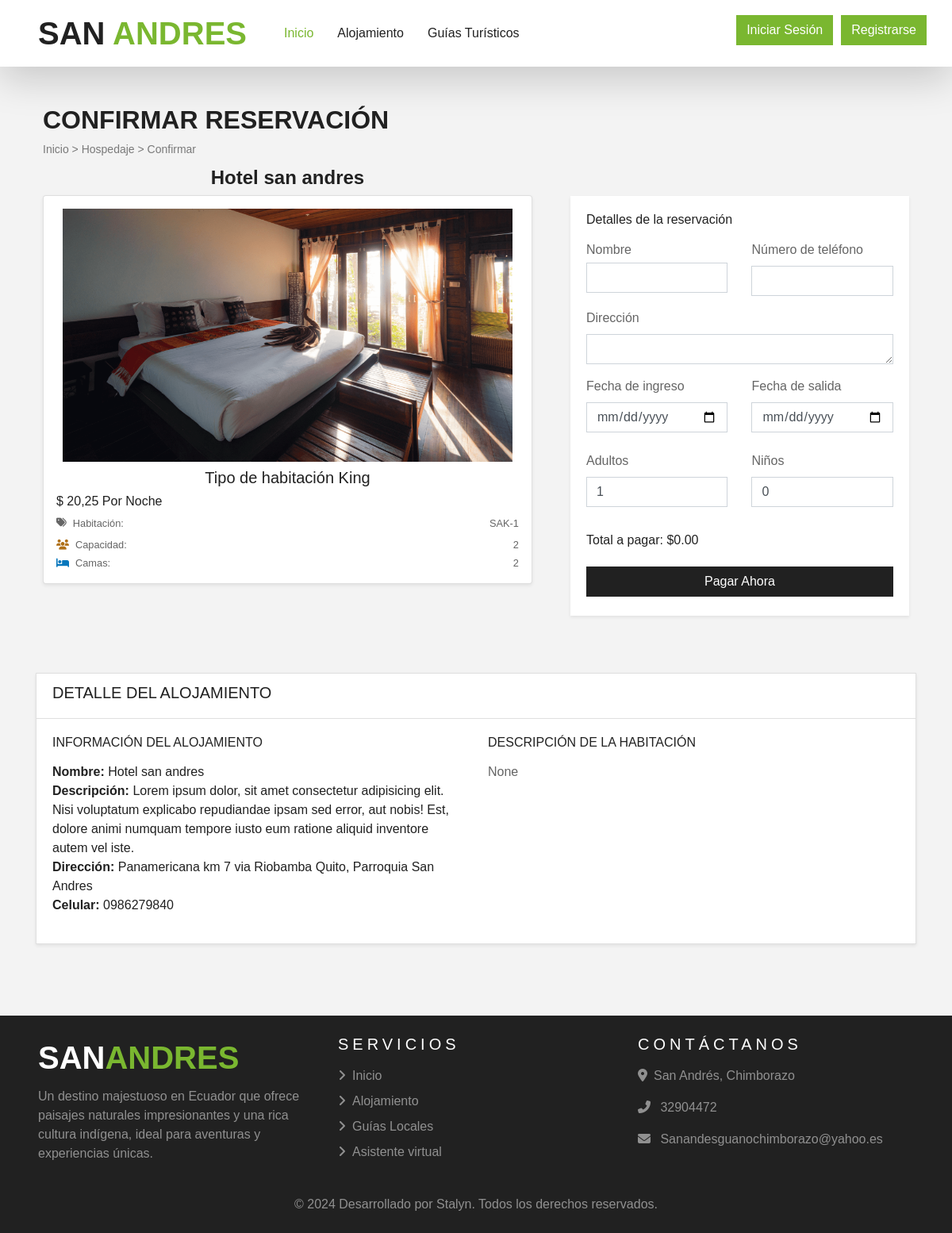
Before: /reservacion/mi-reserva/?habitacion_id=2&num_habitacion=SAK-1 with the older database file.
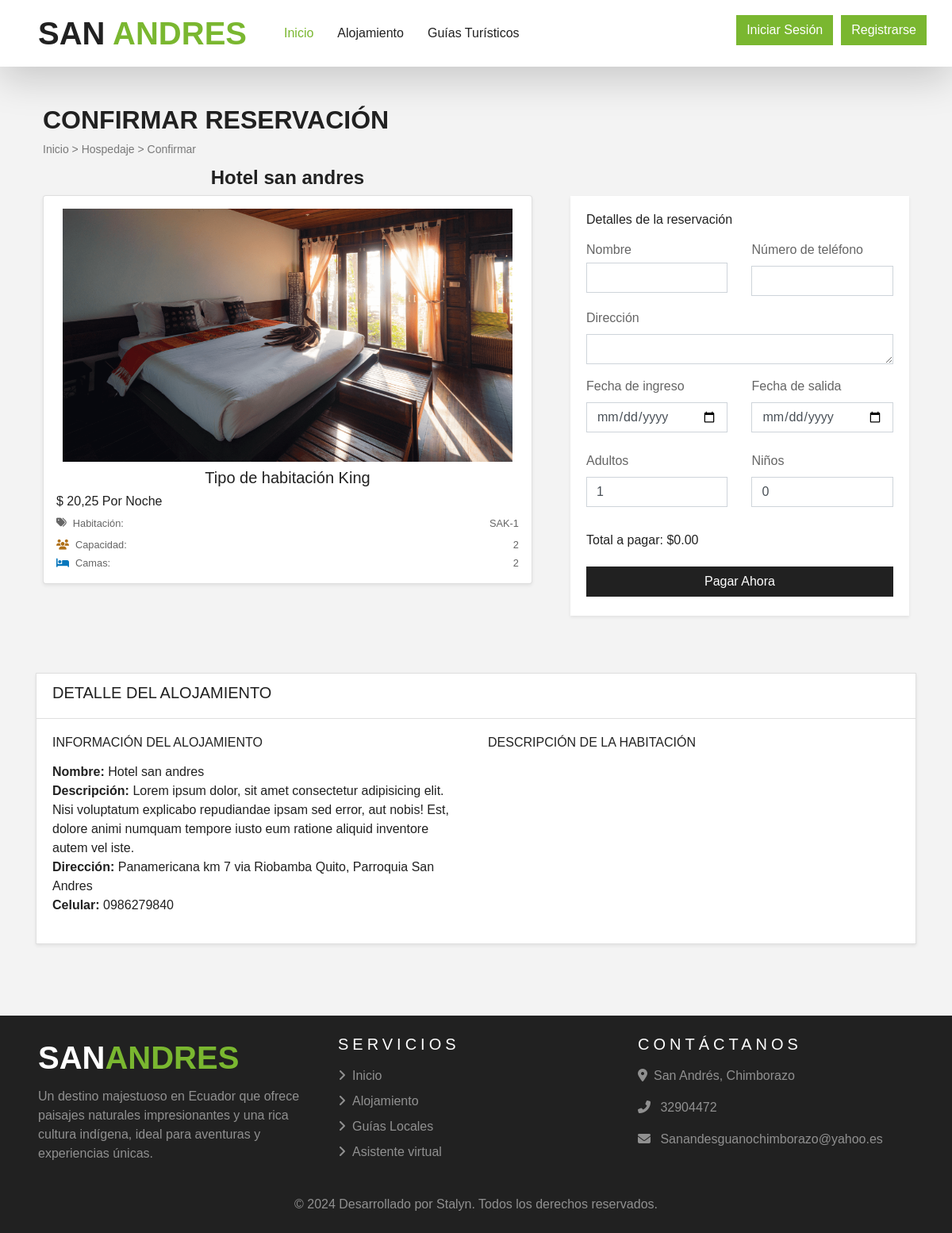
After: the same page with the newer database file.
### alojamiento/models.py (models this page shows, shortened)
class Habitacion(models.Model):
    alojamiento = models.ForeignKey(Alojamiento, on_delete=models.CASCADE)
    alojamiento_tipo = models.ForeignKey(TipoAlojamiento, on_delete=models.CASCADE)
    numero_habitacion = models.CharField(max_length=1000, unique=True)
    descripcion = models.TextField(null=True, blank= True)
    disponible = models.BooleanField(default=True)
    class Meta:
        verbose_name_plural = "Habitaciones"

### reservacion/views.py (the view)
# urls.py: path('mi-reserva/', views.mi_reserva, name='mi-reserva'),
def mi_reserva(request):
    habitacion_id = request.GET.get('habitacion_id')
    num_habitacion = request.GET.get('num_habitacion')
    habitacion = get_object_or_404(Habitacion, id=habitacion_id)
    tipo_alojamiento = habitacion.alojamiento_tipo
    alojamiento = tipo_alojamiento.alojamiento
    precio = Decimal(tipo_alojamiento.precio)
    precio = tipo_alojamiento.precio
    context = {
        'habitacion_id': habitacion_id,
        'num_habitacion': num_habitacion,
        'habitacion': habitacion,
        'tipo_alojamiento': tipo_alojamiento,
        'alojamiento': alojamiento,
        'precio': precio,
        'precio_str': str(precio),
    }
    return render(request, "reservacion/mi-reserva.html", context)

### templates/reservacion/mi-reserva.html (shortened to what the changed rows need)
{% extends 'base.html' %}
{% load static %}
{% block content %}
<div class="container">
    <div class="row">
        <div class="col-12 my-5 mb-4 px-4">
            <h2 class="fw-bold">CONFIRMAR RESERVACIÓN</h2>
        </div>
        <div class="col-lg-7 col-md-12 px-4" style="margin-top: -1cm;">
            <div class="card p-3 shadow-sm rounded">
                <div class="d-flex justify-content-between small">
                    <div class="d-flex align-items-center"><i class="fa-solid fa-tags mr-2"></i>Habitación:</div>
                    <div>{{ habitacion.numero_habitacion }}</div>
                </div>
            </div>
        </div>
    </div>
    <div class="card mt-5 shadow-sm">
        <div class="card-body">
            <div class="row">
                <div class="col-md-6">
                    <h6 class="fw-bold text-uppercase mb-3">Descripción de la Habitación</h6>
                    <p>{{ habitacion.descripcion  }}</p>
                </div>
            </div>
        </div>
    </div>
</div>
{% endblock %}

Changed rows visible on the page:
changed Habitacion "SAK-1": descripcion "None" → (not shown)
